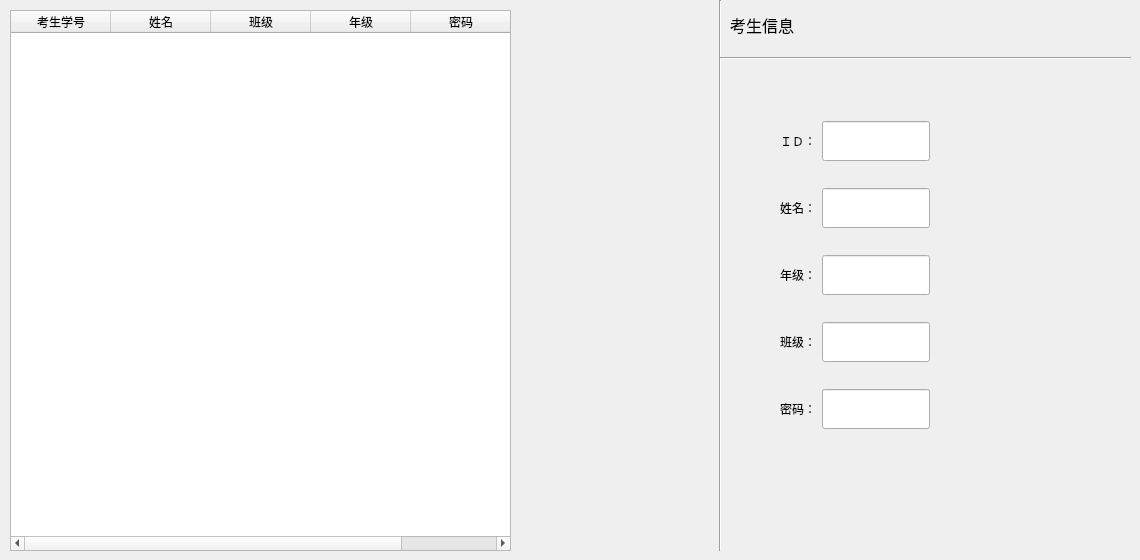
          <widget class="QWidget" name="tab">
           <attribute name="title">
            <string>考生管理</string>
           </attribute>
           <widget class="QTableWidget" name="tableWidget_Student">
            <property name="geometry">
             <rect>
              <x>10</x>
              <y>10</y>
              <width>501</width>
              <height>541</height>
             </rect>
            </property>
            <property name="sizePolicy">
             <sizepolicy hsizetype="Fixed" vsizetype="Fixed">
              <horstretch>0</horstretch>
              <verstretch>0</verstretch>
             </sizepolicy>
            </property>
            <property name="dragEnabled">
             <bool>true</bool>
            </property>
            <property name="dragDropMode">
             <enum>QAbstractItemView::NoDragDrop</enum>
            </property>
            <property name="textElideMode">
             <enum>Qt::ElideLeft</enum>
            </property>
            <property name="sortingEnabled">
             <bool>true</bool>
            </property>
            <column>
             <property name="text">
              <string>考生学号</string>
             </property>
            </column>
            <column>
             <property name="text">
              <string>姓名</string>
             </property>
            </column>
            <column>
             <property name="text">
              <string>班级</string>
             </property>
            </column>
            <column>
             <property name="text">
              <string>年级</string>
             </property>
            </column>
            <column>
             <property name="text">
              <string>密码</string>
             </property>
            </column>
           </widget>
           <widget class="Line" name="line_2">
            <property name="geometry">
             <rect>
              <x>710</x>
              <y>0</y>
              <width>20</width>
              <height>551</height>
             </rect>
            </property>
            <property name="orientation">
             <enum>Qt::Vertical</enum>
            </property>
           </widget>
           <widget class="Line" name="line_7">
            <property name="geometry">
             <rect>
              <x>720</x>
              <y>50</y>
              <width>411</width>
              <height>16</height>
             </rect>
            </property>
            <property name="orientation">
             <enum>Qt::Horizontal</enum>
            </property>
           </widget>
           <widget class="QLabel" name="label_8">
            <property name="geometry">
             <rect>
              <x>730</x>
              <y>10</y>
              <width>81</width>
              <height>31</height>
             </rect>
            </property>
            <property name="text">
             <string>&lt;!DOCTYPE HTML PUBLIC &quot;-//W3C//DTD HTML 4.0//EN&quot; &quot;http://www.w3.org/TR/REC-html40/strict.dtd&quot;&gt;
&lt;html&gt;&lt;head&gt;&lt;meta name=&quot;qrichtext&quot; content=&quot;1&quot; /&gt;&lt;style type=&quot;text/css&quot;&gt;
p, li { white-space: pre-wrap; }
&lt;/style&gt;&lt;/head&gt;&lt;body style=&quot; font-family:'微软雅黑'; font-size:11pt; font-weight:400; font-style:normal;&quot;&gt;
&lt;p style=&quot; margin-top:0px; margin-bottom:0px; margin-left:0px; margin-right:0px; -qt-block-indent:0; text-indent:0px;&quot;&gt;&lt;span style=&quot; font-family:'宋体'; font-size:12pt;&quot;&gt;考生信息&lt;/span&gt;&lt;/p&gt;&lt;/body&gt;&lt;/html&gt;</string>
            </property>
           </widget>
           <widget class="QWidget" name="layoutWidget">
            <property name="geometry">
             <rect>
              <x>780</x>
              <y>100</y>
              <width>271</width>
              <height>351</height>
             </rect>
            </property>
            <layout class="QVBoxLayout" name="verticalLayout_3">
             <item>
              <layout class="QHBoxLayout" name="horizontalLayout_16">
               <item>
                <layout class="QHBoxLayout" name="horizontalLayout_9">
                 <item>
                  <widget class="QLabel" name="label_7">
                   <property name="text">
                    <string>ＩＤ：</string>
                   </property>
                  </widget>
                 </item>
                 <item>
                  <widget class="QLineEdit" name="lineEdit_userID">
                   <property name="sizePolicy">
                    <sizepolicy hsizetype="Fixed" vsizetype="Fixed">
                     <horstretch>0</horstretch>
                     <verstretch>0</verstretch>
                    </sizepolicy>
                   </property>
                   <property name="minimumSize">
                    <size>
                     <width>0</width>
                     <height>40</height>
                    </size>
                   </property>
                   <property name="frame">
                    <bool>true</bool>
                   </property>
                   <property name="cursorPosition">
                    <number>0</number>
                   </property>
                  </widget>
                 </item>
                 <item>
                  <spacer name="horizontalSpacer_7">
                   <property name="orientation">
                    <enum>Qt::Horizontal</enum>
                   </property>
                   <property name="sizeHint" stdset="0">
                    <size>
                     <width>40</width>
                     <height>20</height>
                    </size>
                   </property>
                  </spacer>
                 </item>
                </layout>
               </item>
              </layout>
             </item>
             <item>
              <layout class="QHBoxLayout" name="horizontalLayout_17">
               <item>
                <layout class="QHBoxLayout" name="horizontalLayout_5">
                 <item>
                  <widget class="QLabel" name="label_3">
                   <property name="text">
                    <string>姓名：</string>
                   </property>
                  </widget>
                 </item>
                 <item>
                  <widget class="QLineEdit" name="lineEdit_userName">
                   <property name="sizePolicy">
                    <sizepolicy hsizetype="Fixed" vsizetype="Fixed">
                     <horstretch>0</horstretch>
                     <verstretch>0</verstretch>
                    </sizepolicy>
                   </property>
                   <property name="minimumSize">
                    <size>
                     <width>0</width>
                     <height>40</height>
                    </size>
                   </property>
                  </widget>
                 </item>
                 <item>
                  <spacer name="horizontalSpacer_6">
                   <property name="orientation">
                    <enum>Qt::Horizontal</enum>
                   </property>
                   <property name="sizeHint" stdset="0">
                    <size>
                     <width>40</width>
                     <height>20</height>
                    </size>
                   </property>
                  </spacer>
                 </item>
                </layout>
               </item>
              </layout>
             </item>
             <item>
              <layout class="QHBoxLayout" name="horizontalLayout_18">
               <item>
                <layout class="QHBoxLayout" name="horizontalLayout_7">
                 <item>
                  <widget class="QLabel" name="label_5">
                   <property name="text">
                    <string>年级：</string>
                   </property>
                  </widget>
                 </item>
                 <item>
                  <widget class="QLineEdit" name="lineEdit_userGrade">
                   <property name="sizePolicy">
                    <sizepolicy hsizetype="Fixed" vsizetype="Fixed">
                     <horstretch>0</horstretch>
                     <verstretch>0</verstretch>
                    </sizepolicy>
                   </property>
                   <property name="minimumSize">
                    <size>
                     <width>0</width>
                     <height>40</height>
                    </size>
                   </property>
                  </widget>
                 </item>
                </layout>
               </item>
               <item>
                <spacer name="horizontalSpacer_9">
                 <property name="orientation">
                  <enum>Qt::Horizontal</enum>
                 </property>
                 <property name="sizeHint" stdset="0">
                  <size>
                   <width>40</width>
                   <height>20</height>
                  </size>
                 </property>
                </spacer>
               </item>
              </layout>
             </item>
             <item>
              <layout class="QHBoxLayout" name="horizontalLayout_19">
               <item>
                <layout class="QHBoxLayout" name="horizontalLayout_6">
                 <item>
                  <widget class="QLabel" name="label_4">
                   <property name="text">
                    <string>班级：</string>
                   </property>
                  </widget>
                 </item>
                 <item>
                  <widget class="QLineEdit" name="lineEdit_userClass">
                   <property name="sizePolicy">
                    <sizepolicy hsizetype="Fixed" vsizetype="Fixed">
                     <horstretch>0</horstretch>
                     <verstretch>0</verstretch>
                    </sizepolicy>
                   </property>
                   <property name="minimumSize">
                    <size>
                     <width>0</width>
                     <height>40</height>
                    </size>
                   </property>
                  </widget>
                 </item>
                </layout>
               </item>
               <item>
                <spacer name="horizontalSpacer_10">
                 <property name="orientation">
                  <enum>Qt::Horizontal</enum>
                 </property>
                 <property name="sizeHint" stdset="0">
                  <size>
                   <width>40</width>
                   <height>20</height>
                  </size>
                 </property>
                </spacer>
               </item>
              </layout>
             </item>
             <item>
              <layout class="QHBoxLayout" name="horizontalLayout_20">
               <item>
                <layout class="QHBoxLayout" name="horizontalLayout_8">
                 <item>
                  <widget class="QLabel" name="label_6">
                   <property name="text">
                    <string>密码：</string>
                   </property>
                  </widget>
                 </item>
                 <item>
                  <widget class="QLineEdit" name="lineEdit_userPwd">
                   <property name="sizePolicy">
                    <sizepolicy hsizetype="Fixed" vsizetype="Fixed">
                     <horstretch>0</horstretch>
                     <verstretch>0</verstretch>
                    </sizepolicy>
                   </property>
                   <property name="minimumSize">
                    <size>
                     <width>0</width>
                     <height>40</height>
                    </size>
                   </property>
                   <property name="echoMode">
                    <enum>QLineEdit::Password</enum>
                   </property>
                  </widget>
                 </item>
                 <item>
                  <spacer name="horizontalSpacer_12">
                   <property name="orientation">
                    <enum>Qt::Horizontal</enum>
                   </property>
                   <property name="sizeHint" stdset="0">
                    <size>
                     <width>40</width>
                     <height>20</height>
                    </size>
                   </property>
                  </spacer>
                 </item>
                </layout>
               </item>
              </layout>
             </item>
            </layout>
           </widget>
           <zorder>layoutWidget</zorder>
           <zorder>tableWidget_Student</zorder>
           <zorder>line_2</zorder>
           <zorder>line_7</zorder>
           <zorder>label_8</zorder>
          </widget>
